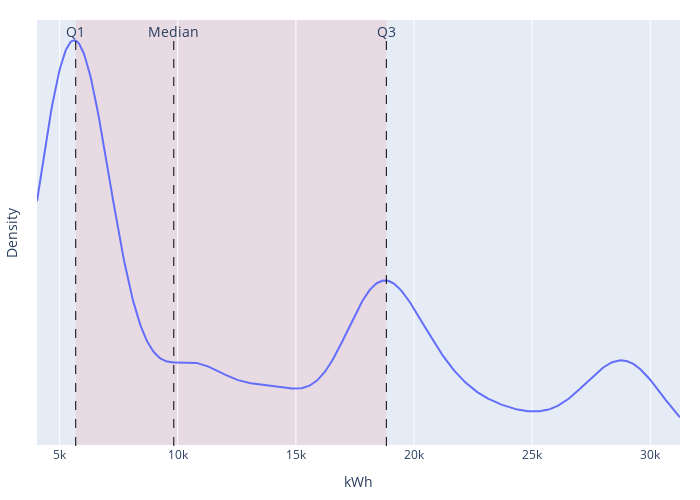
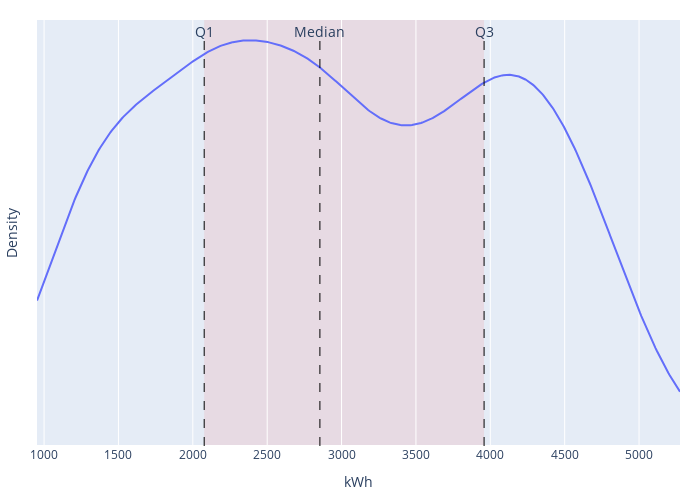

The notebook cell these images were saved under, in order:
### Code cell
for vals, name in zip([-load['0'].dropna(), pv['0'].dropna()], ['load', 'pv']):
    if name == 'pv':
        vals.index = pd.date_range(start='2024-01-01', periods=len(vals), freq='h')
        
        # resample to daily frequency
        vals = vals.resample('D').mean()

    q1 = vals.quantile(0.25)
    q2 = vals.quantile(0.50)
    q3 = vals.quantile(0.75)

    kde = gaussian_kde(vals)
    x_vals = np.linspace(vals.min(), vals.max(), 500)
    y_vals = kde(x_vals)

    # Create figure and KDE line
    fig = go.Figure()
    fig.add_trace(go.Scatter(x=x_vals, y=y_vals, mode='lines', name='KDE'))

    # no outliers
    fig.add_shape(
        type="rect",
        x0=q1, x1=q3,
        y0=0, y1=max(y_vals)*1.1,
        fillcolor="rgba(255, 0, 0, 0.4)",
        opacity=0.2,
        layer="below",
        line_width=0,
    )

    # Add vertical dashed lines for quartiles
    for q, label in zip([q1, q2, q3], ['Q1', 'Median', 'Q3']):
        fig.add_shape(
            type="line",
            x0=q, x1=q,
            y0=0, y1=max(y_vals),
            line=dict(color="black", width=1, dash="dash"),
        )

        # Add label annotation
        fig.add_annotation(
            x=q, y=max(y_vals),
            text=label,
            yshift=20,
            showarrow=False,
            yanchor="top",
            font=dict(size=14)
        )

    # Layout settings
    fig.update_layout(
        height=500,
        width=700,
        margin=dict(l=20, r=20, t=20, b=20),
        xaxis_title='kWh',
        yaxis_title='Density',
        yaxis=dict(
            range=[0, max(y_vals) * 1.05],
            # no 0 as tick
            tickvals=[0.002 + i * 0.002 for i in range(6)],
            ticktext=[f'{0.002 + i * 0.002:.3f}' for i in range(6)],
        ),
        xaxis=dict(
            zeroline=True,
        ),
    )

    write_image(fig, f'{name}_kde.pdf', show=True)
    write_image(fig, f'{name}_kde.png')

### Figure 1 — Plotly figure (JSON) as saved in the notebook; plotly's stock layout.template omitted (floating-point values rounded to 4 significant figures; data arrays with more than 128 entries replaced by an {"elided": "..."} marker saying what was removed)
{"data": [{"mode": "lines", "name": "KDE", "type": "scatter", "x": {"elided": "500 float values"}, "y": {"elided": "500 float values"}}], "layout": {"annotations": [{"font": {"size": 14}, "showarrow": false, "text": "Q1", "x": 5683.0, "y": 0.0001199, "yanchor": "top", "yshift": 20}, {"font": {"size": 14}, "showarrow": false, "text": "Median", "x": 9834.0, "y": 0.0001199, "yanchor": "top", "yshift": 20}, {"font": {"size": 14}, "showarrow": false, "text": "Q3", "x": 18830.0, "y": 0.0001199, "yanchor": "top", "yshift": 20}], "height": 500, "margin": {"b": 20, "l": 20, "r": 20, "t": 20}, "shapes": [{"fillcolor": "rgba(255, 0, 0, 0.4)", "layer": "below", "line": {"width": 0}, "opacity": 0.2, "type": "rect", "x0": 5683.0, "x1": 18830.0, "y0": 0, "y1": 0.0001319}, {"line": {"color": "black", "dash": "dash", "width": 1}, "type": "line", "x0": 5683.0, "x1": 5683.0, "y0": 0, "y1": 0.0001199}, {"line": {"color": "black", "dash": "dash", "width": 1}, "type": "line", "x0": 9834.0, "x1": 9834.0, "y0": 0, "y1": 0.0001199}, {"line": {"color": "black", "dash": "dash", "width": 1}, "type": "line", "x0": 18830.0, "x1": 18830.0, "y0": 0, "y1": 0.0001199}], "width": 700, "xaxis": {"title": {"text": "kWh"}, "zeroline": true}, "yaxis": {"range": [0, 0.0001259], "ticktext": ["0.002", "0.004", "0.006", "0.008", "0.010", "0.012"], "tickvals": [0.002, 0.004, 0.006, 0.008, 0.01, 0.012], "title": {"text": "Density"}}}}

### Figure 2 — Plotly figure (JSON) as saved in the notebook; plotly's stock layout.template omitted (floating-point values rounded to 4 significant figures; data arrays with more than 128 entries replaced by an {"elided": "..."} marker saying what was removed)
{"data": [{"mode": "lines", "name": "KDE", "type": "scatter", "x": {"elided": "500 float values"}, "y": {"elided": "500 float values"}}], "layout": {"annotations": [{"font": {"size": 14}, "showarrow": false, "text": "Q1", "x": 2077.0, "y": 0.0002877, "yanchor": "top", "yshift": 20}, {"font": {"size": 14}, "showarrow": false, "text": "Median", "x": 2854.0, "y": 0.0002877, "yanchor": "top", "yshift": 20}, {"font": {"size": 14}, "showarrow": false, "text": "Q3", "x": 3958.0, "y": 0.0002877, "yanchor": "top", "yshift": 20}], "height": 500, "margin": {"b": 20, "l": 20, "r": 20, "t": 20}, "shapes": [{"fillcolor": "rgba(255, 0, 0, 0.4)", "layer": "below", "line": {"width": 0}, "opacity": 0.2, "type": "rect", "x0": 2077.0, "x1": 3958.0, "y0": 0, "y1": 0.0003164}, {"line": {"color": "black", "dash": "dash", "width": 1}, "type": "line", "x0": 2077.0, "x1": 2077.0, "y0": 0, "y1": 0.0002877}, {"line": {"color": "black", "dash": "dash", "width": 1}, "type": "line", "x0": 2854.0, "x1": 2854.0, "y0": 0, "y1": 0.0002877}, {"line": {"color": "black", "dash": "dash", "width": 1}, "type": "line", "x0": 3958.0, "x1": 3958.0, "y0": 0, "y1": 0.0002877}], "width": 700, "xaxis": {"title": {"text": "kWh"}, "zeroline": true}, "yaxis": {"range": [0, 0.000302], "ticktext": ["0.002", "0.004", "0.006", "0.008", "0.010", "0.012"], "tickvals": [0.002, 0.004, 0.006, 0.008, 0.01, 0.012], "title": {"text": "Density"}}}}
